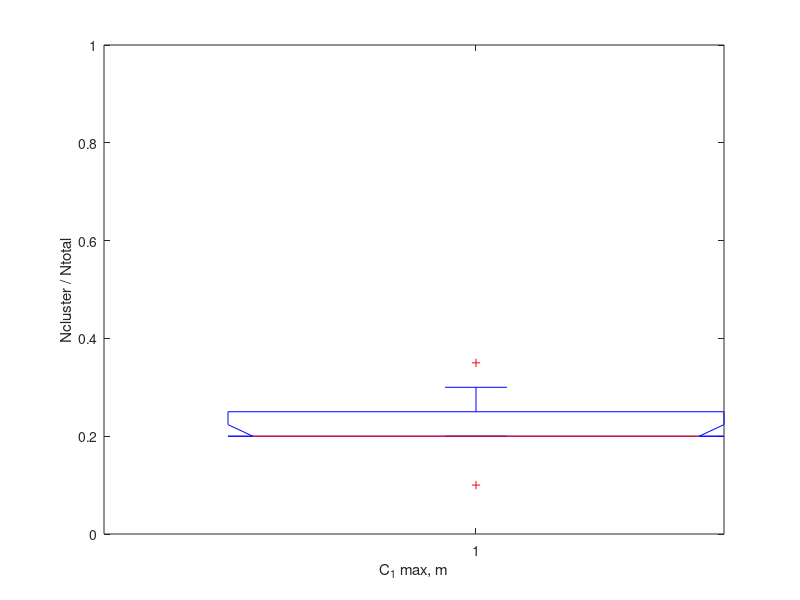

Write MATLAB code to recreate this figure.
% 20個の整数値の例
%data0.1 = [14 13 16 14 17 17 13 18 17 14 9 11 10 15 12 15 13 7 17]/20;

data = [2 6 5 4 5 4 7 4 4 4 4]/20;


% 箱ひげ図を描画
figure;
boxplot(data,0.1);

% y軸の範囲を0から1に設定
ylim([0 1]);

% グラフのタイトルと軸ラベルを設定
title('');
xlabel('C_1 max, m');
ylabel('Ncluster / Ntotal');
